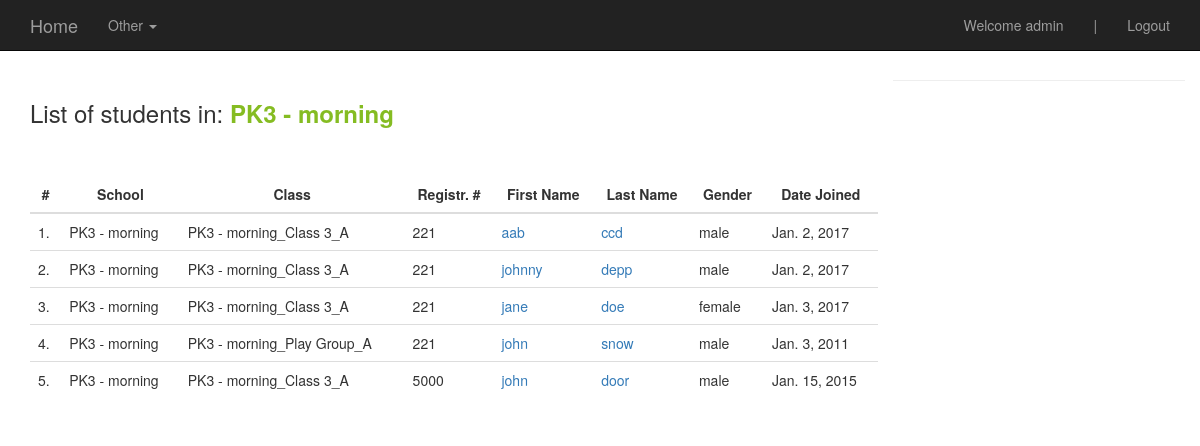
/list_of_students/1/ (signed in), run on the app's committed database.
### schools/models.py (models this page shows, shortened)
class School(models.Model):
        school_name = models.CharField(max_length=255)
        school_address = models.CharField(max_length=255)
        city = models.CharField(max_length=255)
        date_opened = models.DateField(auto_now=False, auto_now_add=False)
        school_notes = models.TextField(max_length=2500, null=True, blank=True)
        def __unicode__(self):
            return self.school_name

### students/models.py (models this page shows, shortened)
class Student(models.Model):
	registration_number = models.IntegerField(null=False, blank=False)
	first_name = models.CharField(max_length=255)
	last_name = models.CharField(max_length=255)
	GENDER_CHOICES = (
		('male', 'male'),
		('female', 'female'),
	)
	gender =  models.CharField(max_length=12, choices=GENDER_CHOICES, null=False, blank=False)
	date_of_birth = models.DateField(auto_now=False, auto_now_add=False, default = datetime.date.today)
	place_of_birth = models.CharField(max_length=255, null=True, blank=True)
	fathers_name = models.CharField(max_length=255, null=True, blank=True)
	fathers_occupation = models.CharField(max_length=255, null=True, blank=True)
	mothers_name = models.CharField(max_length=255, null=True, blank=True)
	mothers_occupation = models.CharField(max_length=255, null=True, blank=True)
	address_current =  models.CharField(max_length=255, null=True, blank=True)
	address_origin =  models.CharField(max_length=255, null=True, blank=True)
	contact_number =  models.CharField(max_length=255, null=True, blank=True)
	emergency_contact_number =  models.CharField(max_length=255, null=True, blank=True)
	date_joined = models.DateField(auto_now=False, auto_now_add=False, default = datetime.date.today)
	pkss_school = models.ForeignKey('schools.School')
	pkss_class = models.ForeignKey('classes.Class')
	pkss_class_original = models.ForeignKey('classes.Class', related_name = 'pkss_class_original')
	enrollment_notes = models.TextField(max_length=2500, null=True, blank=True)
	FEE_CHOICES = (
		(0, 0),
		(25, 15),
		(50, 50),
		(100, 100),
	)
	fee_percent_rate_fixed = models.IntegerField(choices=FEE_CHOICES, null=False, blank=False, default=100)
	currently_enrolled = models.BooleanField(default=True)
	date_left = models.DateField(auto_now=False, auto_now_add=False, null=True, blank=True)
	REASON_LEFT_CHOICES = (
		('gone_to_regular_school', 'gone_to_regular_school'),
		('started_work', 'started_work'),
		('returned_to_village', 'returned_to_village'),
		('returned_to_country', 'returned_to_country'),
		('changed_location', 'changed_location'),
		('stay_at_home', 'stay_at_home'),
		('other', 'other'),
	)
	reason_left =  models.CharField(max_length=30, choices=REASON_LEFT_CHOICES, null=True, blank=True)
	updated_last = models.DateField(auto_now=True, auto_now_add=False)
	updated_last_by = models.CharField(max_length=255, null=True, blank=True)

### classes/models.py (models this page shows, shortened)
class Class(models.Model):
	school = models.ForeignKey('schools.School')
	CLASS_CHOICES = (
		('Play Group', 'Play Group'),
		('Nursery', 'Nursery'),
		('M1', 'M1'),
		('M2', 'M2'),
		('Class 3', 'Class 3'),
		('Class 4', 'Class 4'),
		('Class 5', 'Class 5'),
		('Class 6', 'Class 6'),
	)
	class_name = models.CharField(max_length=255, choices=CLASS_CHOICES)
	SECTION_CHOICES = (
		('A', 'A'),
		('B', 'B'),
		('C', 'C'),
		('D', 'D'),
	)
	section = models.CharField(max_length=255, choices=SECTION_CHOICES, default='A')
	SHIFT_CHOICES = (
		('morning', 'morning'),
		('evening', 'evening'),
	)
	shift = models.CharField(max_length=255, choices=SHIFT_CHOICES)
	school_class_section = models.CharField(max_length=255, null=True, blank=True)
	teacher = models.ForeignKey('teachers.Teacher')
	def __unicode__(self):
		return self.school_class_section
	class Meta:
		unique_together = ("school", "class_name", "section")

### schools/views.py (the view)
# urls.py: url(r'^list_of_students/(?P<pk>\d+)/$', sch.student_list_school, name='student_list_school'),
@login_required
def student_list_school(request, pk=None):
	if request.user.useraccess.access_level == 'super' or request.user.useraccess.access_level == 'manager' or request.user.useraccess.access_level == 'staff' or request.user.useraccess.access_level == 'coordinator':
		sch = get_object_or_404(School, pk=pk)
		std = Student.objects.filter(pkss_school_id = pk).filter(currently_enrolled =True) #students at school
		context = {
		"sch": sch,
		"students": std,
		}
		return render (request, "student_list_by_school.html", context)

### templates/student_list_by_school.html (shortened to what this page needs)
{% extends "base.html" %}
{% block content %}
 <div class='container'>
<br>
 	<div class='row'>
		<div class='col-sm-9'>
		<br>
		<h3> List of students in: <b style="color:#85BC22"> {{sch}} </b></h3>
		<br>
		<br>
	 		<TABLE class="table">
			      <THEAD>
			        <TR>
			          <TH style="text-align:center">#</TH>
			          <TH style="text-align:center">School</TH>
			          <TH style="text-align:center">Class</TH>
			          <TH style="text-align:center">Registr. #</TH>
			          <TH style="text-align:center">First Name</TH>
			          <TH style="text-align:center">Last Name</TH>
			          <TH style="text-align:center">Gender</TH>
			          <TH style="text-align:center">Date Joined</TH>
			        </TR>
			      </THEAD>
			      <TBODY>
			        {% for obj in students %}
			        <TR>
				          <TD class="vert-align">{{forloop.counter}}. </TD>
				          <TD class="vert-align">{{obj.pkss_school}} </TD>
				          <TD class="vert-align">{{obj.pkss_class}} </TD>
				          <TD class="vert-align">{{obj.registration_number}} </TD>
				          <TD class="vert-align"><a href='{% url "std_profile" obj.pk %}'>{{obj.first_name}} </a></TD>
				          <TD class="vert-align"><a href='{% url "std_profile" obj.pk %}'>{{obj.last_name}} </a></TD>
				          <TD class="vert-align">{{obj.gender}} </TD>
				          <TD class="vert-align">{{obj.date_joined}} </TD>
			        {% endfor %}
			        </TR>
			      </TBODY>
			    </TABLE>
 		</div>
 		<hr/>
	</div>
</div>
{% endblock %}

### templates/navbar.html (shortened to what this page needs)
    <nav class="navbar navbar-inverse navbar-fixed-top">
      <div class="container">
        <div class="navbar-header">
          <a class="navbar-brand" href='{% url "user_homepage" %}'>Home</a>
        </div>
        <div id="navbar" class="navbar-collapse collapse">
        <ul class="nav navbar-nav">
                <li class="dropdown">
                <a href="#" class="dropdown-toggle" data-toggle="dropdown" role="button" aria-haspopup="true" aria-expanded="false"> Other <span class="caret"></span></a>
              </li>
            </ul>
          <ul class="nav navbar-nav navbar-right">
          {% if request.user.is_authenticated  %}
            <li><a href=''>Welcome {{request.user}}</a></li>
             <li><a href=''>|</a></li>
              <li><a href='{% url "logout" %}'>Logout</a></li>
          {% endif %}
          </ul>
        </div>
      </div>
    </nav>

### static/css/base.css (style rules this page uses)
.table tbody>tr>td.vert-align { vertical-align: middle; }
.navbar { margin-bottom:0; }

### data on the page
School: school_name "PK3 - morning"
Student: pkss_school "PK3 - morning", pkss_class "PK3 - morning_Class 3_A", registration_number "221", first_name "aab", last_name "ccd", gender "male", date_joined "Jan. 2, 2017"
Student: pkss_school "PK3 - morning", pkss_class "PK3 - morning_Class 3_A", registration_number "221", first_name "johnny", last_name "depp", gender "male", date_joined "Jan. 2, 2017"
Student: pkss_school "PK3 - morning", pkss_class "PK3 - morning_Class 3_A", registration_number "221", first_name "jane", last_name "doe", gender "female", date_joined "Jan. 3, 2017"
Student: pkss_school "PK3 - morning", pkss_class "PK3 - morning_Play Group_A", registration_number "221", first_name "john", last_name "snow", gender "male", date_joined "Jan. 3, 2011"
Student: pkss_school "PK3 - morning", pkss_class "PK3 - morning_Class 3_A", registration_number "5000", first_name "john", last_name "door", gender "male", date_joined "Jan. 15, 2015"

### other printed values
{{ request.user }} "admin"
